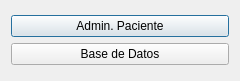
<?xml version="1.0" encoding="UTF-8"?>
<ui version="4.0">
 <class>Selection</class>
 <widget class="QDialog" name="Selection">
  <property name="geometry">
   <rect>
    <x>0</x>
    <y>0</y>
    <width>240</width>
    <height>81</height>
   </rect>
  </property>
  <property name="windowTitle">
   <string>Selection</string>
  </property>
  <layout class="QVBoxLayout" name="verticalLayout_2">
   <item>
    <layout class="QVBoxLayout" name="verticalLayout">
     <item>
      <widget class="QPushButton" name="PACIENTE">
       <property name="text">
        <string>Admin. Paciente</string>
       </property>
      </widget>
     </item>
     <item>
      <widget class="QPushButton" name="BaseDeDatos">
       <property name="text">
        <string>Base de Datos</string>
       </property>
      </widget>
     </item>
    </layout>
   </item>
  </layout>
 </widget>
 <layoutdefault spacing="6" margin="11"/>
 <resources/>
 <connections/>
</ui>
